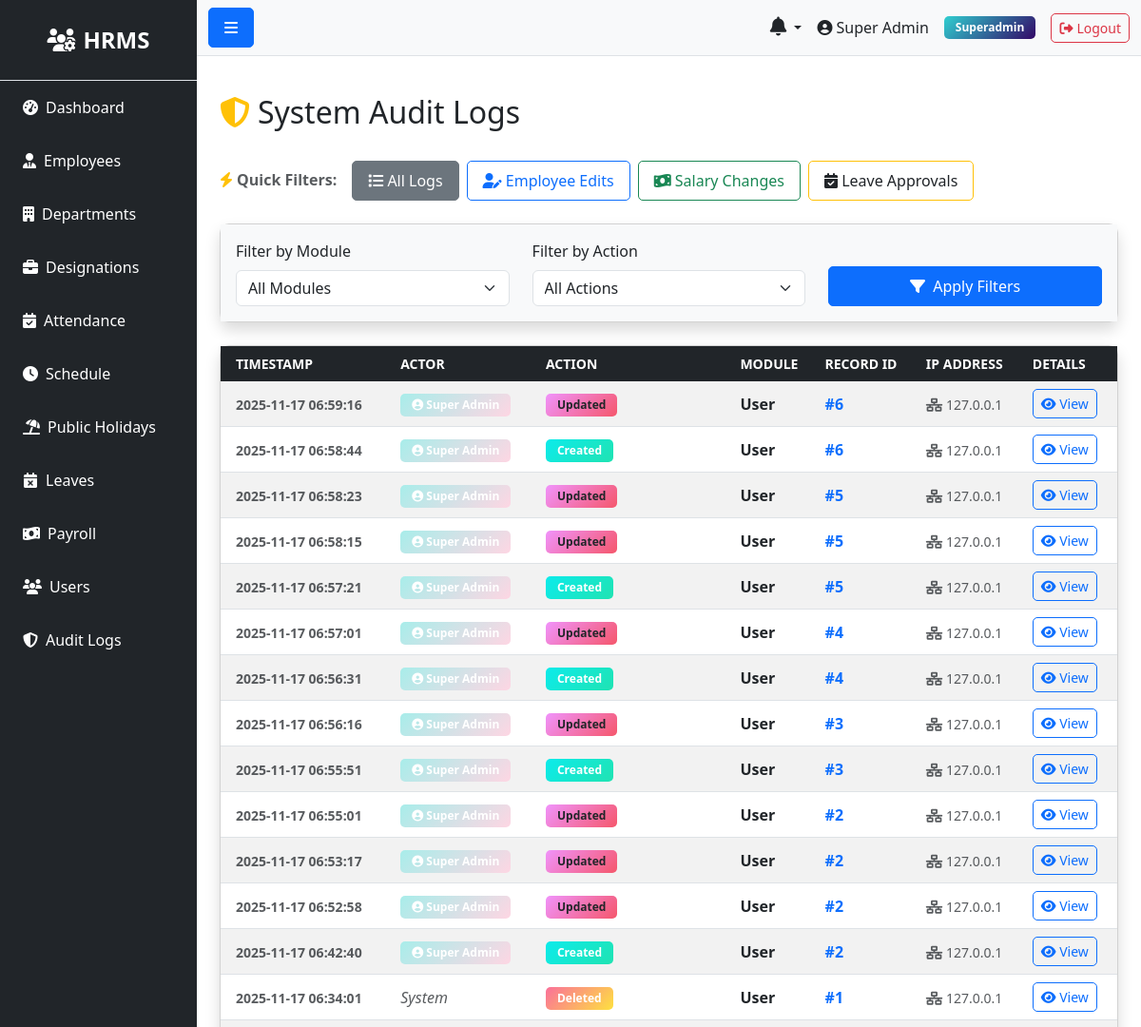
/audit-logs (signed in, upper part), run on an earlier commit of the app's database.
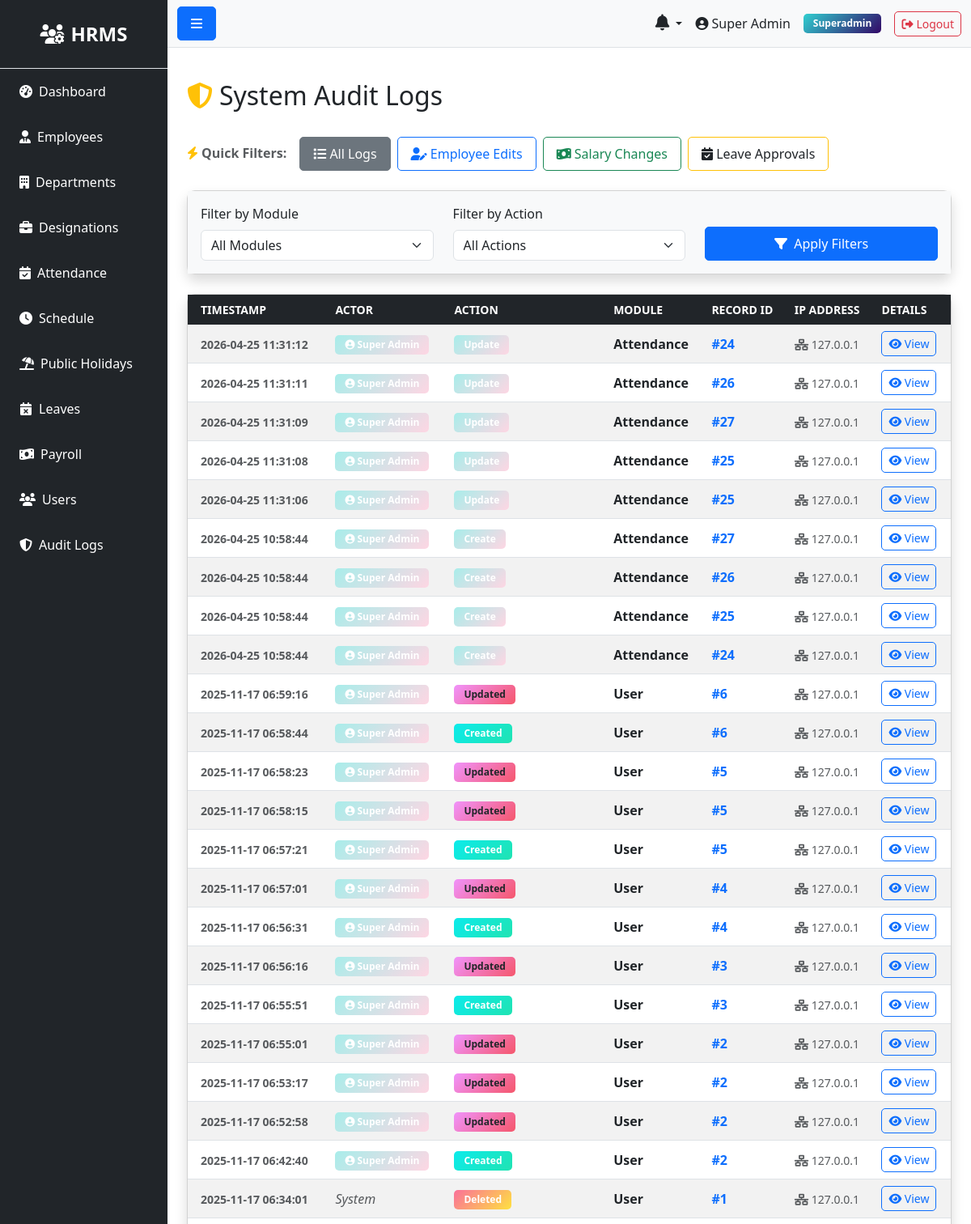
And on a later commit of the database.
### models.py (models this page shows)
class User(UserMixin, db.Model):
    __tablename__ = 'users'
    id = db.Column(db.Integer, primary_key=True)
    role_id = db.Column(db.Integer, db.ForeignKey('roles.id'), nullable=False)
    name = db.Column(db.String(100), nullable=False)
    email = db.Column(db.String(100), unique=True, nullable=False)
    phone = db.Column(db.String(20))
    status = db.Column(db.String(20), default='active')
    password = db.Column(db.String(255), nullable=False)
    remember_token = db.Column(db.String(100))
    email_verified_at = db.Column(db.DateTime)
    created_at = db.Column(db.DateTime, default=datetime.utcnow)
    updated_at = db.Column(db.DateTime, default=datetime.utcnow, onupdate=datetime.utcnow)

class Role(db.Model):
    __tablename__ = 'roles'
    id = db.Column(db.Integer, primary_key=True)
    name = db.Column(db.String(50), unique=True, nullable=False)
    description = db.Column(db.Text)
    created_at = db.Column(db.DateTime, default=datetime.utcnow)
    updated_at = db.Column(db.DateTime, default=datetime.utcnow, onupdate=datetime.utcnow)
    users = db.relationship('User', backref='role', lazy=True)

class AuditLog(db.Model):
    __tablename__ = 'audit_logs'
    id = db.Column(db.Integer, primary_key=True)
    actor_id = db.Column(db.Integer, db.ForeignKey('users.id'), nullable=True)
    action = db.Column(db.String(100), nullable=False)  # create, update, delete, login, etc.
    model = db.Column(db.String(100))
    record_id = db.Column(db.Integer)
    old_data = db.Column(db.Text)
    new_data = db.Column(db.Text)
    ip_address = db.Column(db.String(45))
    created_at = db.Column(db.DateTime, default=datetime.utcnow)
    actor = db.relationship('User', backref='audit_logs', lazy=True)

### routes/admin.py (the view)
@bp.route('/audit-logs')
@login_required
def audit_logs():
    if current_user.role.name != 'superadmin':
        flash('Access denied. Only Super Admin can view audit logs.', 'danger')
        return redirect(url_for('auth.login'))
    from models import AuditLog
    model_filter = request.args.get('model')
    action_filter = request.args.get('action')
    query = AuditLog.query
    if model_filter:
        query = query.filter_by(model=model_filter)
    if action_filter:
        query = query.filter_by(action=action_filter)
    logs = query.order_by(AuditLog.created_at.desc()).limit(200).all()
    for log in logs:
        try:
            log.parsed_old = json.loads(log.old_data) if log.old_data else {}
            log.parsed_new = json.loads(log.new_data) if log.new_data else {}
            keys = set()
            keys.update(log.parsed_old.keys())
            keys.update(log.parsed_new.keys())
            log.changed_keys = sorted(list(keys))
        except:
            log.parsed_old = {}
            log.parsed_new = {}
            log.changed_keys = []
    return render_template('admin/audit_logs.html', logs=logs)

### app.py (called while the page is built)
@login_manager.user_loader
def load_user(user_id):
    try:
        return db.session.get(User, int(user_id))
    except Exception as e:
        app.logger.error(f'Error loading user {user_id}: {str(e)}')
        return None

@app.context_processor
def inject_user():
    pending_leaves = 0
    unread_notifications_count = 0
    recent_notifications = []
    try:
        if current_user.is_authenticated:
            if getattr(current_user, 'role', None) and current_user.role.name in ['superadmin', 'hr']:
                from models import Leave
                pending_leaves = Leave.query.filter_by(status='pending').count()
            unread_notifications_count = Notification.query.filter_by(user_id=current_user.id, is_read=False).count()
            recent_notifications = Notification.query.filter_by(user_id=current_user.id).order_by(Notification.created_at.desc()).limit(5).all()
    except Exception:
        pass
    return dict(current_user=current_user, pending_leaves=pending_leaves, unread_notifications_count=unread_notifications_count, recent_notifications=recent_notifications)

### templates/admin/audit_logs.html (shortened to what this page needs)
{% extends "base.html" %}
{% block content %}
<div class="d-flex justify-content-between align-items-center mb-4">
    <h2><i class="fas fa-shield-alt text-warning me-2"></i>System Audit Logs</h2>
</div>
<div class="row mb-4">
    <div class="col-12">
        <div class="d-flex gap-2 flex-wrap">
            <span class="text-muted mt-2 fw-bold me-2"><i class="fas fa-bolt text-warning"></i> Quick Filters:</span>
            <a href="{{ url_for('admin.audit_logs') }}" class="btn btn-outline-secondary {% if not request.args.get('model') %}active{% endif %}">
                <i class="fas fa-list"></i> All Logs
            </a>
            <a href="{{ url_for('admin.audit_logs', model='Employee', action='update') }}" class="btn btn-outline-primary {% if request.args.get('model') == 'Employee' and request.args.get('action') == 'update' %}active{% endif %}">
                <i class="fas fa-user-edit"></i> Employee Edits
            </a>
            <a href="{{ url_for('admin.audit_logs', model='Salary', action='update') }}" class="btn btn-outline-success {% if request.args.get('model') == 'Salary' %}active{% endif %}">
                <i class="fas fa-money-bill-wave"></i> Salary Changes
            </a>
            <a href="{{ url_for('admin.audit_logs', model='Leave', action='update') }}" class="btn btn-outline-warning text-dark {% if request.args.get('model') == 'Leave' %}active{% endif %}">
                <i class="fas fa-calendar-check"></i> Leave Approvals
            </a>
        </div>
    </div>
</div>
<div class="card shadow mb-4">
    <div class="card-body bg-light">
        <form method="get" action="{{ url_for('admin.audit_logs') }}" class="row align-items-end">
            <div class="col-md-4 mb-3 mb-md-0">
                <label for="model" class="form-label">Filter by Module</label>
                <select name="model" id="model" class="form-select">
                    <option value="">All Modules</option>
                </select>
            </div>
            <div class="col-md-4 mb-3 mb-md-0">
                <label for="action" class="form-label">Filter by Action</label>
                <select name="action" id="action" class="form-select">
                    <option value="">All Actions</option>
                </select>
            </div>
            <div class="col-md-4">
                <button type="submit" class="btn btn-primary w-100"><i class="fas fa-filter me-1"></i> Apply Filters</button>
            </div>
        </form>
    </div>
</div>
<div class="card shadow">
    <div class="card-body p-0">
        <div class="table-responsive">
            <table class="table table-hover table-striped align-middle mb-0">
                <thead class="table-dark">
                    <tr>
                        <th class="ps-3 border-0">Timestamp</th>
                        <th class="border-0">Actor</th>
                        <th class="border-0">Action</th>
                        <th class="border-0">Module</th>
                        <th class="border-0">Record ID</th>
                        <th class="border-0">IP Address</th>
                        <th class="border-0">Details</th>
                    </tr>
                </thead>
                <tbody>
                    {% for log in logs %}
                    <tr>
                        <td class="ps-3"><small class="text-muted fw-bold">{{ log.created_at.strftime('%Y-%m-%d %H:%M:%S') if log.created_at else 'Unknown' }}</small></td>
                        <td>
                            {% if log.actor %}
                                <span class="badge bg-secondary"><i class="fas fa-user-circle"></i> {{ log.actor.name }}</span>
                            {% else %}
                                <span class="text-muted fst-italic">System</span>
                            {% endif %}
                        </td>
                        <td>
                            {% if log.action == 'create' %}
                                <span class="badge bg-success">Created</span>
                            {% elif log.action == 'update' %}
                                <span class="badge bg-warning text-dark">Updated</span>
                            {% elif log.action == 'delete' %}
                                <span class="badge bg-danger">Deleted</span>
                            {% elif log.action == 'login' %}
                                <span class="badge bg-info text-dark">Logged In</span>
                            {% elif log.action == 'deactivate' %}
                                <span class="badge bg-dark">Deactivated</span>
                            {% else %}
                                <span class="badge bg-secondary">{{ log.action|title }}</span>
                            {% endif %}
                        </td>
                        <td><strong>{{ log.model or '-' }}</strong></td>
                        <td><span class="text-primary fw-bold">#{{ log.record_id or '-' }}</span></td>
                        <td><small class="text-muted"><i class="fas fa-network-wired"></i> {{ log.ip_address or 'Unknown' }}</small></td>
                        <td>
                            <button type="button" class="btn btn-sm btn-outline-primary" data-bs-toggle="modal" data-bs-target="#logModal{{ log.id }}">
                                <i class="fas fa-eye"></i> View
                            </button>
                        </td>
                    </tr>
                    {% else %}
                    <tr>
                        <td colspan="7" class="text-center py-5 text-muted">No audit logs found matching criteria.</td>
                    </tr>
                    {% endfor %}
                </tbody>
            </table>
        </div>
    </div>
</div>
{% endblock %}

### templates/base.html (shortened to what this page needs)
<!DOCTYPE html>
<html lang="en">
<head>
    <link href="https://cdn.jsdelivr.net/npm/bootstrap@5.3.0/dist/css/bootstrap.min.css" rel="stylesheet">
    <link rel="stylesheet" href="https://cdnjs.cloudflare.com/ajax/libs/font-awesome/6.4.0/css/all.min.css">
    <link rel="stylesheet" href="{{ url_for('static', filename='css/style.css') }}">
</head>
<body>
    {% if current_user.is_authenticated %}
    {% set role_name = (current_user.role.name if current_user.role and current_user.role.name else 'employee') %}
    {% set dashboard_map = {
        'superadmin': 'admin.superadmin_dashboard',
        'admin': 'admin.admin_dashboard',
        'hr': 'admin.hr_dashboard',
        'payroll': 'admin.payroll_dashboard',
        'moderator': 'admin.moderator_dashboard',
        'employee': 'user.dashboard'
    } %}
    {% set dashboard_endpoint = dashboard_map.get(role_name, 'user.dashboard') %}
    <div class="d-flex" id="wrapper">
        <div class="bg-dark text-white" id="sidebar-wrapper">
            <div class="sidebar-heading text-center py-4 fs-4 fw-bold border-bottom">
                <i class="fas fa-users-cog me-2"></i>HRMS
            </div>
            <div class="list-group list-group-flush">
                <a href="{{ url_for(dashboard_endpoint) }}" class="list-group-item list-group-item-action bg-dark text-white">
                    <i class="fas fa-tachometer-alt me-2"></i>Dashboard
                </a>
                {% if role_name in ['superadmin', 'hr'] %}
                <a href="{{ url_for('employee.index') }}" class="list-group-item list-group-item-action bg-dark text-white">
                    <i class="fas fa-user-tie me-2"></i>Employees
                </a>
                <a href="{{ url_for('department.index') }}" class="list-group-item list-group-item-action bg-dark text-white">
                    <i class="fas fa-building me-2"></i>Departments
                </a>
                <a href="{{ url_for('designation.index') }}" class="list-group-item list-group-item-action bg-dark text-white">
                    <i class="fas fa-briefcase me-2"></i>Designations
                </a>
                {% endif %}
                {% if role_name in ['superadmin', 'hr'] %}
                <a href="{{ url_for('attendance.index') }}" class="list-group-item list-group-item-action bg-dark text-white">
                    <i class="fas fa-calendar-check me-2"></i>Attendance
                </a>
                <a href="{{ url_for('schedule.index') }}" class="list-group-item list-group-item-action bg-dark text-white">
                    <i class="fas fa-clock me-2"></i>Schedule
                </a>
                <a href="{{ url_for('attendance.holidays') }}" class="list-group-item list-group-item-action bg-dark text-white">
                    <i class="fas fa-umbrella-beach me-2"></i>Public Holidays
                </a>
                {% endif %}
                {% if role_name in ['superadmin', 'hr'] %}
                <a href="{{ url_for('leave.index') }}" class="list-group-item list-group-item-action bg-dark text-white">
                    <i class="fas fa-calendar-times me-2"></i>Leaves
                </a>
                {% endif %}
                {% if role_name in ['superadmin', 'hr'] %}
                <a href="{{ url_for('payroll.index') }}" class="list-group-item list-group-item-action bg-dark text-white">
                    <i class="fas fa-money-bill-wave me-2"></i>Payroll
                </a>
                {% endif %}
                {% if role_name == 'superadmin' %}
                <a href="{{ url_for('user.index') }}" class="list-group-item list-group-item-action bg-dark text-white">
                    <i class="fas fa-users me-2"></i>Users
                </a>
                {% endif %}
                {% if role_name == 'superadmin' %}
                <a href="{{ url_for('admin.audit_logs') }}" class="list-group-item list-group-item-action bg-dark text-white">
                    <i class="fas fa-shield-alt me-2"></i>Audit Logs
                </a>
                {% endif %}
            </div>
        </div>
        <div id="page-content-wrapper" class="w-100">
            <nav class="navbar navbar-expand-lg navbar-light bg-light border-bottom">
                <div class="container-fluid">
                    <button class="btn btn-primary" id="menu-toggle">
                        <i class="fas fa-bars"></i>
                    </button>
                    <div class="ms-auto d-flex align-items-center">
                        <div class="dropdown me-3">
                            <a class="nav-link dropdown-toggle position-relative text-dark" href="#" id="notificationsDropdown" role="button" data-bs-toggle="dropdown" aria-expanded="false">
                                <i class="fas fa-bell fs-5"></i>
                            </a>
                        </div>
                        <span class="me-3">
                            <i class="fas fa-user-circle me-1"></i>{{ current_user.name }}
                        </span>
                        <span class="badge bg-info me-3">{{ role_name|title }}</span>
                        <a href="{{ url_for('auth.logout') }}" class="btn btn-outline-danger btn-sm">
                            <i class="fas fa-sign-out-alt me-1"></i>Logout
                        </a>
                    </div>
                </div>
            </nav>
            <div class="container-fluid p-4">
                {% block content %}{% endblock %}
            </div>
        </div>
    </div>
    {% endif %}
</body>
</html>

### static/css/style.css (style rules this page uses)
#wrapper { min-height: 100vh; }
#sidebar-wrapper { min-height: 100vh; width: 250px; transition: margin 0.3s ease-in-out; }
#sidebar-wrapper .sidebar-heading { padding: 0.875rem 1.25rem; font-size: 1.2rem; }
#page-content-wrapper { min-width: 0; width: 100%; }
.list-group-item { border: none; padding: 1rem 1.5rem; }
.card { transition: transform 0.2s; border-radius: 10px; }
.table { background-color: white; }
.table thead th { border-bottom: 2px solid #dee2e6; font-weight: 600; text-transform: uppercase; font-size: 0.875rem; }
.btn { border-radius: 5px; padding: 0.5rem 1rem; }
.btn-sm { padding: 0.25rem 0.5rem; }
.badge { padding: 0.5em 1em; border-radius: 5px; }
.bg-success { background: linear-gradient(135deg, #0cebeb 0%, #20e3b2 100%) !important; }
.bg-warning { background: linear-gradient(135deg, #f093fb 0%, #f5576c 100%) !important; }
.bg-danger { background: linear-gradient(135deg, #fa709a 0%, #fee140 100%) !important; }
.bg-info { background: linear-gradient(135deg, #30cfd0 0%, #330867 100%) !important; }
.bg-secondary { background: linear-gradient(135deg, #a8edea 0%, #fed6e3 100%) !important; }

What changed in the data, as far as the page shows it:
added AuditLog: created_at "2026-04-25 11:31:12", actor.name "Super Admin", action "Update", model "Attendance", record "24", ip_address "127.0.0.1"
added AuditLog: created_at "2026-04-25 11:31:11", actor.name "Super Admin", action "Update", model "Attendance", record "26", ip_address "127.0.0.1"
added AuditLog: created_at "2026-04-25 11:31:09", actor.name "Super Admin", action "Update", model "Attendance", record "27", ip_address "127.0.0.1"
added AuditLog: created_at "2026-04-25 11:31:08", actor.name "Super Admin", action "Update", model "Attendance", record "25", ip_address "127.0.0.1"
added AuditLog: created_at "2026-04-25 11:31:06", actor.name "Super Admin", action "Update", model "Attendance", record "25", ip_address "127.0.0.1"
added AuditLog: created_at "2026-04-25 10:58:44", actor.name "Super Admin", action "Create", model "Attendance", record "27", ip_address "127.0.0.1"
added AuditLog: created_at "2026-04-25 10:58:44", actor.name "Super Admin", action "Create", model "Attendance", record "26", ip_address "127.0.0.1"
added AuditLog: created_at "2026-04-25 10:58:44", actor.name "Super Admin", action "Create", model "Attendance", record "25", ip_address "127.0.0.1"
added AuditLog: created_at "2026-04-25 10:58:44", actor.name "Super Admin", action "Create", model "Attendance", record "24", ip_address "127.0.0.1"
